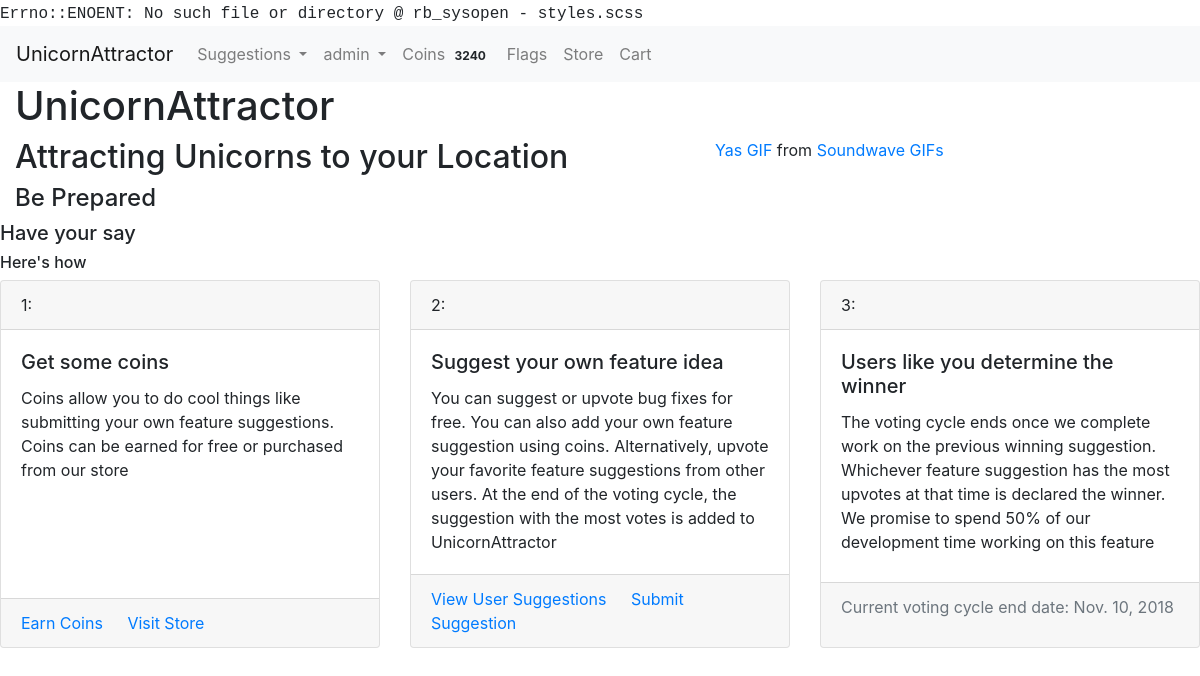
Screenshot of / (signed in) with the database file from the repository.
### accounts/models.py (models this page shows, shortened)
class User(AbstractUser):
    USERNAME_FIELD = "email"
    email = models.EmailField('email address', blank=False, unique=True)
    REQUIRED_FIELDS = []

### usersuggestions/models.py (models this page shows, shortened)
class SuggestionAdminPage(models.Model):
    status_choices = ((0, "not scheduled"), (1, "scheduled"), (2, "in progress"), (3, "completed"))
    priority_choices = ((0, "low"), (1, 'normal'), (2, 'high'))
    suggestion = models.ForeignKey(Suggestion, null=False, on_delete=models.CASCADE)
    status = models.PositiveSmallIntegerField(choices=status_choices, default=0)
    developer_assigned = models.ForeignKey(User, null=True, blank=True, on_delete=models.PROTECT)
    priority = models.PositiveSmallIntegerField(choices=priority_choices, null=True, blank=True, default=1)
    date_started = models.DateField(null=True, blank=True)
    estimated_days_to_complete = models.PositiveSmallIntegerField(null=True, blank=True)
    expected_completion_date = models.DateField(null=True, blank=True)
    date_completed = models.DateField(null=True, blank=True)
    in_current_voting_cycle = models.BooleanField(blank=False, default=True)
    github_branch = models.CharField(null=True, blank=True, max_length=50)
    was_successful = models.NullBooleanField(blank=True, null=True)
    current_winner = models.BooleanField(blank=False, default=False)

### unicornapp/views.py (the view, shortened to what this page needs)
# urls.py: url(r'^$', render_home, name="home"),
def render_home(request):
    form = UserSignupForm
    voting_end_date = get_voting_end_date()
    return render(request, "home.html", {"form": form, "voting_end_date": voting_end_date})

### market/cart.py (called while the page is built)
    def __len__(self):
        return sum(item['quantity'] for item in self.cart.values())

### market/coins.py (called while the page is built)
def return_user_coins(user):
    UserCoins.objects.get_or_create(user=user)
    user_row = UserCoins.objects.get(user=user)
    return user_row.coins

### market/contexts.py (called while the page is built)
def cart(request):
    return {'cart': Cart(request)}

def usercoins(request):
    if request.user.is_authenticated:
        user = request.user
        coins_amount = return_user_coins(user)
        return {"usercoins": coins_amount}
    else:
        return {"usercoins": None}

def coins_are_enabled(request):
    return {"coins_are_enabled": settings.COINS_ENABLED }

### usersuggestions/voting.py (called while the page is built)
def get_voting_end_date():
    try:
        current_winner = SuggestionAdminPage.objects.get(current_winner="True")
        return current_winner.expected_completion_date
    except:
        return datetime.date.today() + datetime.timedelta(days=5)

### unicornapp/templates/home.html (shortened to what this page needs)
{% extends 'base.html' %} {% load bootstrap_tags %}
{% block content %}
<div id="home-header" class="container-fluid">
    <h1 id="home-title">UnicornAttractor</h1>
    <div class="row">
        {% if not user.is_authenticated %}
        <div class=" col-xs-12 col-md-7">
            <div id="header-text">
                <h2 id="header-title">Attract Unicorns. Gain Immortality.</h2>
                <h4 id="header-subtitle-text">With our app you can attract unicorns, whose blood holds the secret to
                    immortality <br><br>UnicornAttractor completely free. Optionally, you can use coins to have your say
                    in future feature developments</h4>
            </div>
            <div id="header-buttons">
                <a role="button" href="{% url 'store' %}" class="btn btn-primary">Visit Store</a>
                <a role="button" href="{% url 'login' %}" class="btn btn-primary">Login</a>
            </div>
        </div>
        <div class="col-xs-12 col-md-4">
            <form id="home-signup-form" method="POST">
                {% csrf_token %}
                <div class="card">
                    <div class="card-header">
                        <h5 class="card-title">Sign Up</h5>
                        Sign up now to use our app. It's completely free!
                    </div>
                    <div class="card-body">
                        <p class="card-text"> {{ form|as_bootstrap }}</p>
                        <input type="submit" value="Sign Up" class="btn btn-primary">
                    </div>
                </div>
            </form>
        </div>
        {% else %}
        <div class="col-xs-12 col-md-7">
            <div id="header-text">
                <h2 id="attracting-unicorns">Attracting Unicorns to your Location</h2>
                <h4 id="header-subtitle">Be Prepared</h4>
            </div>
        </div>
        <div class="col-xs-12 col-md-4">
            <div id="attracting-unicorns-section">
                <div class="tenor-gif-embed" data-postid="3535566" data-share-method="host" data-width="100%"
                     data-aspect-ratio="1.775"><a href="https://tenor.com/view/sound-wave-wave-sound-gif-3535566">Yas
                    GIF</a> from <a href="https://tenor.com/search/soundwave-gifs">Soundwave GIFs</a></div>
            </div>
        </div>
        {% endif %}
    </div>
</div>
<main>
    <div id="have-your-say-section" class="container-fluid">
        <div class="row">
            <h5 class="home-subsection-header">Have your say</h5>
        </div>
        <div class="row">
            <h6 class="home-subsection-subheader">Here's how</h6>
        </div>
        <div class="row">
            <div class="card-deck">
                <div class="card">
                    <div class="card-header">
                        1:
                    </div>
                    <div class="card-body">
                        <h5 class="card-title">Get some coins</h5>
                        <p class="card-text">Coins allow you to do cool things like submitting your own feature
                            suggestions. Coins can be earned for free or purchased from our store</p>
                    </div>
                    <div class="card-footer">
                        <p class="card-text"><a href="{% url 'earn_coins' %}" class="card-link">Earn Coins</a>
                            <a href="{% url 'store' %}" class="card-link">Visit Store</a></p>
                    </div>
                </div>
                <div class="card">
                    <div class="card-header">
                        2:
                    </div>
                    <div class="card-body">
                        <h5 class="card-title">Suggest your own feature idea </h5>
                        <p class="card-text">You can suggest or upvote bug fixes for free. You can
                        also add your own feature suggestion using coins. Alternatively, upvote your
                        favorite feature suggestions from other users. At the end of the voting cycle, the suggestion
                        with the most votes is added to UnicornAttractor
                        </p>
                    </div>
                    <div class="card-footer">
                        <p class="card-text"><a href="{% url 'issue_tracker' %}" class="card-link">View User
                            Suggestions</a>
                            <a href="{% url 'add_suggestion' %}" class="card-link">Submit Suggestion</a></p>
                    </div>
                </div>
                <div class="card">
                    <div class="card-header">
                        3:
                    </div>
                    <div class="card-body">
                        <h5 class="card-title">Users like you determine the winner</h5>
                        <p class="card-text">The voting cycle ends once we complete work on the previous winning
                            suggestion. Whichever feature suggestion has the most upvotes at that time is declared the
                            winner. We promise to spend 50% of our development time working on this feature</p>
                    </div>
                    <div class="card-footer">
                        <p class="text-muted">Current voting cycle end date: {{ voting_end_date }}</p>
                    </div>
                </div>
            </div>
        </div>
    </div>
</main>
{% endblock %}

### templates/base.html (shortened to what this page needs)
<!DOCTYPE html>
{% load staticfiles %}
<html lang="en">
<head>
    <link rel="stylesheet" href="https://maxcdn.bootstrapcdn.com/bootstrap/4.0.0/css/bootstrap.min.css"
>
   <link rel="stylesheet" href="{% static 'css/styles.css' %}">
</head>
<header>
    <nav class="navbar navbar-expand-lg navbar-light bg-light justify-content-between">
        <a class="navbar-brand website-title" href="{% url 'home' %}">UnicornAttractor</a>
        <div class="collapse navbar-collapse" id="navbarSupportedContent">
            <ul class="navbar-nav mr-auto">
                <li class="nav-item dropdown">
                    <a class="nav-link dropdown-toggle" href="{% url 'issue_tracker' %}" id="navbarDropdown"
                       role="button" data-toggle="dropdown" aria-haspopup="true" aria-expanded="false">
                        Suggestions
                    </a>
                </li>
                {% if user.is_authenticated %}
                <li class="nav-item dropdown">
                    <a class="nav-link dropdown-toggle" href="#" id="navbarDropdownUser" role="button"
                       data-toggle="dropdown" aria-haspopup="true" aria-expanded="false">
                        {{ user.username }}
                    </a>
                </li>
                {% if coins_are_enabled %}
                <li class="nav-item">
                    <a class="nav-link" href="{% url 'earn_coins' %}"> Coins <span class="badge badge-light">{{ usercoins }}</span></a>
                </li>
                {% endif %}
                {% endif %}
                {% if request.user.is_staff %}
                <li class="nav-item">
                    <a class="nav-link" href="{% url 'flags' %}">Flags</a>
                </li>
                {% endif %}
                <li class="nav-item">
                    <a class="nav-link" href="{% url 'store' %}">Store</a>
                </li>
                <li class="nav-item">
                    <a class="nav-link" href="{% url 'view_cart' %}">Cart </a>
                </li>
            </ul>
        </div>
    </nav>
</header>
<body>
{% block content %}{% endblock %}
</body>
</html>

### styles.css (style rules this page uses)
body:before { white-space: pre; font-family: monospace; content: "Errno::ENOENT: No such file or directory @ rb_sysopen - styles.scss"; }

### rows the page displays
User: username "admin"
SuggestionAdminPage: expected_completion_date "Nov. 10, 2018"

### other values shown
{{ usercoins }} "3240"
